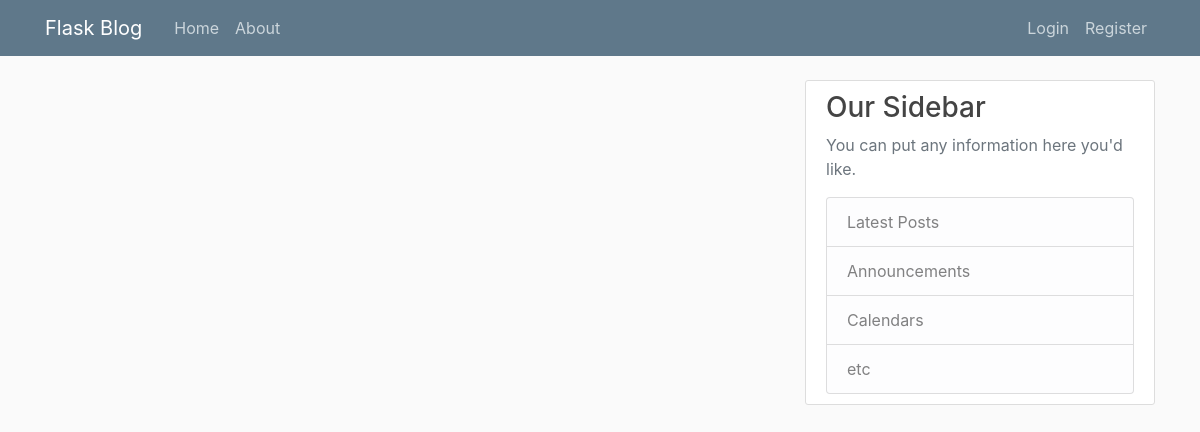
The app's page /home, older data.
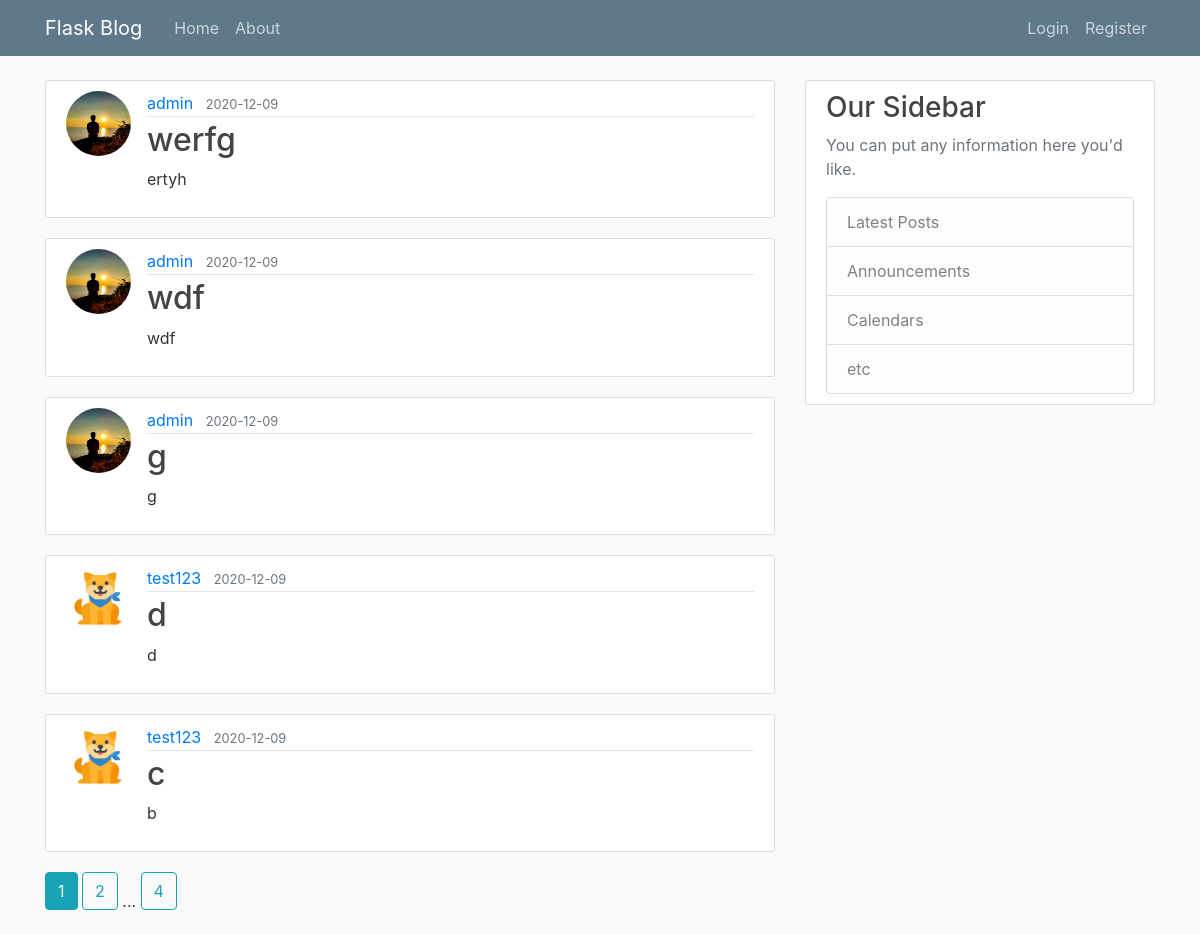
The same page, newer data.
### app/models.py (models this page shows, shortened)
class Post(db.Model):
    id = db.Column(db.Integer, primary_key=True)
    title = db.Column(db.String(100), nullable=False)
    date_posted = db.Column(db.DateTime, nullable=False, default=datetime.utcnow)
    content = db.Column(db.Text, nullable=False)
    user_id = db.Column(db.Integer, db.ForeignKey("user.id"), nullable=False)

class User(db.Model, UserMixin):
    id = db.Column(db.Integer, primary_key=True)
    username = db.Column(db.String(20), unique=True, nullable=False)
    email = db.Column(db.String(100), unique=True, nullable=False)
    img = db.Column(db.String(20), nullable=False, default='default.jpg')
    password = db.Column(db.String(60), nullable=False)
    posts = db.relationship("Post", backref="author", lazy=True)

### app/main/routes.py (the view)
@main.route('/')
@main.route('/home')
def home():
    page = request.args.get("page", 1, type=int)
    posts = Post.query.order_by(Post.date_posted.desc()).paginate(page=page, per_page=5)
    return render_template("home.html", posts=posts)

### app/templates/home.html
{% extends "layout.html" %}
{% block content %}
    {% for post in posts.items %}
        <article class="media content-section">
            <img class="rounded-circle article-img" src="{{ url_for("static", filename="profile_pics/"+post.author.img) }}">
            <div class="media-body">
                <div class="article-metadata">
                    <a class="mr-2" href="{{ url_for("users.user_posts", username=post.author.username) }}">{{ post.author.username }}</a>
                    <small class="text-muted">{{ post.date_posted.strftime("%Y-%m-%d") }}</small>
                </div>
                <h2><a class="article-title" href="{{ url_for("posts.post", post_id=post.id) }}">{{ post.title }}</a></h2>
                <p class="article-content">{{ post.content }}</p>
            </div>
        </article>
    {% endfor %}
    {% for page_num in posts.iter_pages(left_edge=1, right_edge=1, left_current=2, right_current=2) %}
        {% if page_num %}
            {% if posts.page==page_num %}
                <a class="btn btn-info mb-4" href="{{ url_for("main.home", page=page_num) }}" >{{ page_num }}</a>
            {% else %}
                <a class="btn btn-outline-info mb-4" href="{{ url_for("main.home", page=page_num) }}" >{{ page_num }}</a>
            {% endif%}
        {% else %}
            ...
        {% endif %}
    {% endfor %}
{% endblock content %}

### app/templates/layout.html (shortened to what this page needs)
<!DOCTYPE html>
<html lang="en">
<head>
    <link rel="stylesheet" href="https://maxcdn.bootstrapcdn.com/bootstrap/4.0.0/css/bootstrap.min.css"
>
    <link rel="stylesheet" type="text/css" href="{{ url_for('static', filename='main.css') }}">
</head>
<body>
    <header class="site-header">
        <nav class="navbar navbar-expand-md navbar-dark bg-steel fixed-top">
            <div class="container">
                <a class="navbar-brand mr-4" href="/">Flask Blog</a>
                <div class="collapse navbar-collapse" id="navbarToggle">
                    <div class="navbar-nav mr-auto">
                        <a class="nav-item nav-link" href={{ url_for("main.home") }}>Home</a>
                        <a class="nav-item nav-link" href={{ url_for("main.about") }}>About</a>
                    </div>
                    <div class="navbar-nav">
                        {% if current_user.is_authenticated %}
                            <a class="nav-item nav-link" href={{ url_for("posts.new_post") }}>New Post</a>
                            <a class="nav-item nav-link" href={{ url_for("users.account") }}>My account</a>
                            <a class="nav-item nav-link" href={{ url_for("users.logout") }}>Logout</a>
                        {% else %}
                        <a class="nav-item nav-link" href={{ url_for("users.login") }}>Login</a>
                        <a class="nav-item nav-link" href={{ url_for("users.register") }}>Register</a>
                        {% endif %}
                    </div>
                </div>
            </div>
        </nav>
    </header>
    <main role="main" class="container">
        <div class="row">
            <div class="col-md-8">
                {% block content %}{% endblock %}
            </div>
            <div class="col-md-4">
                <div class="content-section">
                    <h3>Our Sidebar</h3>
                    <p class='text-muted'>You can put any information here you'd like.</p>
                    <ul class="list-group">
                        <li class="list-group-item list-group-item-light">Latest Posts</li>
                        <li class="list-group-item list-group-item-light">Announcements</li>
                        <li class="list-group-item list-group-item-light">Calendars</li>
                        <li class="list-group-item list-group-item-light">etc</li>
                    </ul>
                </div>
            </div>
        </div>
    </main>
</body>
</html>

### app/static/main.css (style rules this page uses)
body { background: #fafafa; color: #333333; margin-top: 5rem; }
h1, h2, h3, h4, h5, h6 { color: #444444; }
.bg-steel { background-color: #5f788a; }
.site-header .navbar-nav .nav-link { color: #cbd5db; }
.content-section { background: #ffffff; padding: 10px 20px; border: 1px solid #dddddd; border-radius: 3px; margin-bottom: 20px; }
.article-title { color: #444444; }
.article-content { white-space: pre-line; }
.article-img { height: 65px; width: 65px; margin-right: 16px; }
.article-metadata { padding-bottom: 1px; margin-bottom: 4px; border-bottom: 1px solid #e3e3e3 }

Row changes from the older to the newer data that the page shows:
added Post: img (picture), author.username "admin", date_posted "2020-12-09", title "werfg", content "ertyh"
added Post: img (picture), author.username "admin", date_posted "2020-12-09", title "wdf", content "wdf"
added Post: img (picture), author.username "admin", date_posted "2020-12-09", title "g", content "g"
added Post: img (placeholder picture), author.username "test123", date_posted "2020-12-09", title "d", content "d"
added Post: img (placeholder picture), author.username "test123", date_posted "2020-12-09", title "c", content "b"
Text that changed along with them:
new list line: "1"
new list line: "2"
new list line: "4"
